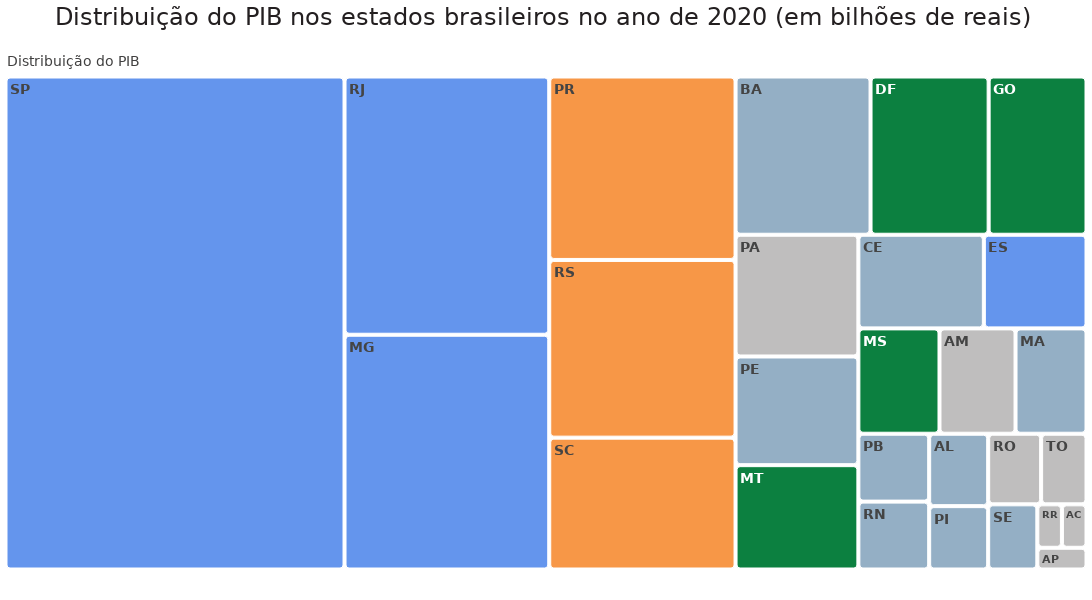

The code cell stored with this chart in its notebook:
### Code cell
# Importando a biblioteca
import plotly.express as px

# Gerando o gráfico de árvore (TREEMAP) para o ano de 2020
fig = px.treemap(pib_2020, path=[px.Constant("Distribuição do PIB"), 'sigla_uf'], values='pib_%',
color='regiao', custom_data=['regiao','pib'], 
title='Distribuição do PIB nos estados brasileiros no ano de 2020 (em bilhões de reais)',
color_discrete_map={'(?)': BRANCO,'Sudeste':AZUL3, 'Sul':LARANJA1, 'Nordeste':AZUL5,
'Centro-Oeste':VERDE1, 'Norte':CINZA5})

# Ajustando o layout do gráfico
fig.update_layout(width=1400, height=600, margin = dict(t=50, l=0, r=0, b=25), font_family = 'DejaVu Sans',
                  font_size=14, font_color= CINZA2, title_font_color= CINZA1, title_font_size=24)

# Ajustando o hovertext
fig.update_traces(marker=dict(cornerradius=3), texttemplate='<b>%{label}</b>',
hovertemplate='<b>Estado:</b> %{label} <br><b>Região</b> = %{customdata[0]} <br>'                                                                                             '<b>PIB</b> = R$ %{customdata[1]} bi (%{value}%)')
fig.show()

### Figure 1 — Plotly figure (JSON) as saved in the notebook; plotly's stock layout.template omitted (floating-point values rounded to 4 significant figures)
{"data": [{"branchvalues": "total", "customdata": [["Sudeste", 138], ["Centro-Oeste", 224], ["Centro-Oeste", 123], ["Nordeste", 70], ["Nordeste", 72], ["Sul", 488], ["Nordeste", 56], ["Sul", 471], ["Norte", 52], ["Centro-Oeste", 266], ["Sudeste", 754], ["Sudeste", 683], ["Centro-Oeste", 179], ["Nordeste", 193], ["Norte", 44], ["Norte", 16], ["Sul", 349], ["Nordeste", 45], ["Sudeste", 2378], ["Nordeste", 107], ["Norte", 16], ["Norte", 116], ["Nordeste", 63], ["Norte", 216], ["Nordeste", 305], ["Norte", 18], ["Nordeste", 167], ["(?)", "(?)"]], "domain": {"x": [0, 1], "y": [0, 1]}, "hovertemplate": "<b>Estado:</b> %{label} <br><b>Região</b> = %{customdata[0]} <br><b>PIB</b> = R$ %{customdata[1]} bi (%{value}%)", "ids": ["Distribuição do PIB/ES", "Distribuição do PIB/GO", "Distribuição do PIB/MS", "Distribuição do PIB/PB", "Distribuição do PIB/RN", "Distribuição do PIB/PR", "Distribuição do PIB/PI", "Distribuição do PIB/RS", "Distribuição do PIB/RO", "Distribuição do PIB/DF", "Distribuição do PIB/RJ", "Distribuição do PIB/MG", "Distribuição do PIB/MT", "Distribuição do PIB/PE", "Distribuição do PIB/TO", "Distribuição do PIB/RR", "Distribuição do PIB/SC", "Distribuição do PIB/SE", "Distribuição do PIB/SP", "Distribuição do PIB/MA", "Distribuição do PIB/AC", "Distribuição do PIB/AM", "Distribuição do PIB/AL", "Distribuição do PIB/PA", "Distribuição do PIB/BA", "Distribuição do PIB/AP", "Distribuição do PIB/CE", "Distribuição do PIB"], "labels": ["ES", "GO", "MS", "PB", "RN", "PR", "PI", "RS", "RO", "DF", "RJ", "MG", "MT", "PE", "TO", "RR", "SC", "SE", "SP", "MA", "AC", "AM", "AL", "PA", "BA", "AP", "CE", "Distribuição do PIB"], "marker": {"colors": ["#6495ED", "#0C8040", "#0C8040", "#94AFC5", "#94AFC5", "#F79747", "#94AFC5", "#F79747", "#BFBEBE", "#0C8040", "#6495ED", "#6495ED", "#0C8040", "#94AFC5", "#BFBEBE", "#BFBEBE", "#F79747", "#94AFC5", "#6495ED", "#94AFC5", "#BFBEBE", "#BFBEBE", "#94AFC5", "#BFBEBE", "#94AFC5", "#BFBEBE", "#94AFC5", "#FFFFFF"], "cornerradius": 3}, "name": "", "parents": ["Distribuição do PIB", "Distribuição do PIB", "Distribuição do PIB", "Distribuição do PIB", "Distribuição do PIB", "Distribuição do PIB", "Distribuição do PIB", "Distribuição do PIB", "Distribuição do PIB", "Distribuição do PIB", "Distribuição do PIB", "Distribuição do PIB", "Distribuição do PIB", "Distribuição do PIB", "Distribuição do PIB", "Distribuição do PIB", "Distribuição do PIB", "Distribuição do PIB", "Distribuição do PIB", "Distribuição do PIB", "Distribuição do PIB", "Distribuição do PIB", "Distribuição do PIB", "Distribuição do PIB", "Distribuição do PIB", "Distribuição do PIB", "Distribuição do PIB", ""], "texttemplate": "<b>%{label}</b>", "type": "treemap", "values": [1.8, 2.9, 1.6, 0.9, 0.9, 6.4, 0.7, 6.2, 0.7, 3.5, 9.9, 9, 2.4, 2.5, 0.6, 0.2, 4.6, 0.6, 31.3, 1.4, 0.2, 1.5, 0.8, 2.8, 4, 0.2, 2.2, 99.8]}], "layout": {"font": {"color": "#414040", "family": "DejaVu Sans", "size": 14}, "height": 600, "legend": {"tracegroupgap": 0}, "margin": {"b": 25, "l": 0, "r": 0, "t": 50}, "title": {"font": {"color": "#231F20", "size": 24}, "text": "Distribuição do PIB nos estados brasileiros no ano de 2020 (em bilhões de reais)"}, "width": 1400}}
